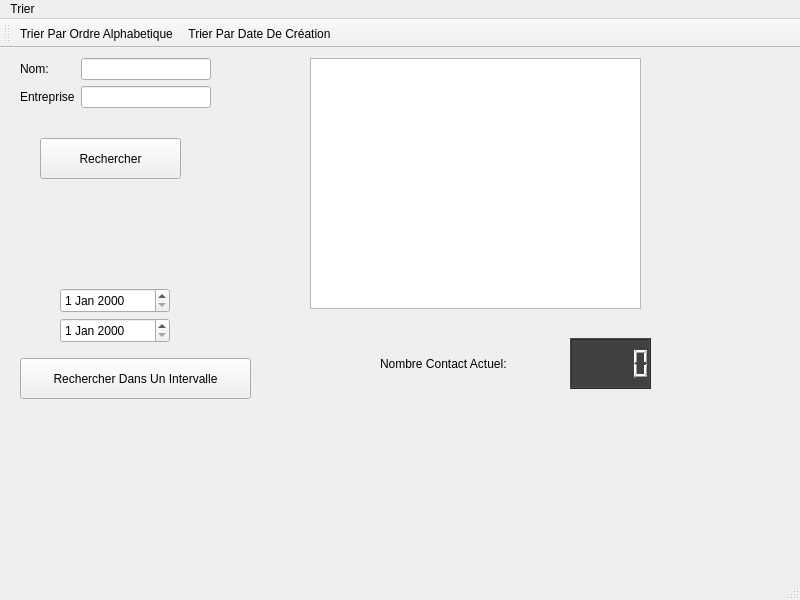
<?xml version="1.0" encoding="UTF-8"?>
<ui version="4.0">
 <class>WidgetListesContacts</class>
 <widget class="QMainWindow" name="WidgetListesContacts">
  <property name="geometry">
   <rect>
    <x>0</x>
    <y>0</y>
    <width>800</width>
    <height>600</height>
   </rect>
  </property>
  <property name="windowTitle">
   <string>Listes Contact</string>
  </property>
  <widget class="QWidget" name="centralwidget">
   <widget class="QWidget" name="formLayoutWidget">
    <property name="geometry">
     <rect>
      <x>20</x>
      <y>10</y>
      <width>191</width>
      <height>71</height>
     </rect>
    </property>
    <layout class="QFormLayout" name="formLayout">
     <item row="0" column="0">
      <widget class="QLabel" name="label">
       <property name="text">
        <string>Nom:</string>
       </property>
      </widget>
     </item>
     <item row="0" column="1">
      <widget class="QLineEdit" name="Nom"/>
     </item>
     <item row="1" column="0">
      <widget class="QLabel" name="label_2">
       <property name="text">
        <string>Entreprise</string>
       </property>
      </widget>
     </item>
     <item row="1" column="1">
      <widget class="QLineEdit" name="Entreprise"/>
     </item>
    </layout>
   </widget>
   <widget class="QPushButton" name="Search">
    <property name="geometry">
     <rect>
      <x>40</x>
      <y>90</y>
      <width>141</width>
      <height>41</height>
     </rect>
    </property>
    <property name="text">
     <string>Rechercher</string>
    </property>
   </widget>
   <widget class="QLCDNumber" name="ContactNumber">
    <property name="geometry">
     <rect>
      <x>570</x>
      <y>290</y>
      <width>81</width>
      <height>51</height>
     </rect>
    </property>
    <property name="styleSheet">
     <string notr="true">background-color: rgb(65, 65, 65);
color: rgb(255, 255, 255);</string>
    </property>
   </widget>
   <widget class="QLabel" name="label_3">
    <property name="geometry">
     <rect>
      <x>380</x>
      <y>300</y>
      <width>171</width>
      <height>31</height>
     </rect>
    </property>
    <property name="text">
     <string>Nombre Contact Actuel:</string>
    </property>
   </widget>
   <widget class="QTableWidget" name="Contact_Results">
    <property name="geometry">
     <rect>
      <x>310</x>
      <y>10</y>
      <width>331</width>
      <height>251</height>
     </rect>
    </property>
   </widget>
   <widget class="QDateEdit" name="dateDebut">
    <property name="geometry">
     <rect>
      <x>60</x>
      <y>240</y>
      <width>110</width>
      <height>25</height>
     </rect>
    </property>
   </widget>
   <widget class="QDateEdit" name="dateFin">
    <property name="geometry">
     <rect>
      <x>60</x>
      <y>270</y>
      <width>110</width>
      <height>25</height>
     </rect>
    </property>
   </widget>
   <widget class="QPushButton" name="Search_Date">
    <property name="geometry">
     <rect>
      <x>20</x>
      <y>310</y>
      <width>231</width>
      <height>41</height>
     </rect>
    </property>
    <property name="text">
     <string>Rechercher Dans Un Intervalle</string>
    </property>
   </widget>
  </widget>
  <widget class="QMenuBar" name="menubar">
   <property name="geometry">
    <rect>
     <x>0</x>
     <y>0</y>
     <width>800</width>
     <height>23</height>
    </rect>
   </property>
   <widget class="QMenu" name="menuTrier">
    <property name="title">
     <string>Trier</string>
    </property>
    <addaction name="actionTrier_Par_Ordre_Alphabetique"/>
    <addaction name="actionTrier_Par_Date_De_Creation"/>
   </widget>
   <addaction name="menuTrier"/>
  </widget>
  <widget class="QStatusBar" name="statusbar"/>
  <widget class="QToolBar" name="toolBar">
   <property name="windowTitle">
    <string>toolBar</string>
   </property>
   <attribute name="toolBarArea">
    <enum>TopToolBarArea</enum>
   </attribute>
   <attribute name="toolBarBreak">
    <bool>false</bool>
   </attribute>
   <addaction name="actionTrier_Par_Ordre_Alphabetique"/>
   <addaction name="actionTrier_Par_Date_De_Creation"/>
  </widget>
  <action name="actionTrier_Par_Ordre_Alphabetique">
   <property name="icon">
    <iconset resource="Ressources_QT.qrc">
     <normaloff>:/rec/Ressources/trier.png</normaloff>:/rec/Ressources/trier.png</iconset>
   </property>
   <property name="text">
    <string>Trier Par Ordre Alphabetique</string>
   </property>
  </action>
  <action name="actionTrier_Par_Date_De_Creation">
   <property name="icon">
    <iconset resource="Ressources_QT.qrc">
     <normaloff>:/rec/Ressources/calendrier.png</normaloff>:/rec/Ressources/calendrier.png</iconset>
   </property>
   <property name="text">
    <string>Trier Par Date De Création</string>
   </property>
  </action>
 </widget>
 <resources>
  <include location="Ressources_QT.qrc"/>
 </resources>
 <connections/>
</ui>
